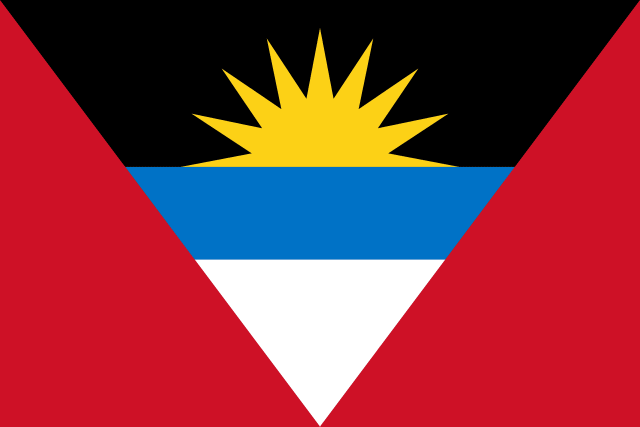
#> input picture videos/03-bandeiras-195/bandeiras/ag.png, 1280 x 853 px, given in place of ag.png.png, which was not available (shown at 1/2 size)
$ python -i build_bandeiras.py   (imports and definitions only)
#> lines starting #> are read from the running program, lines starting #| are printed output that depends on the picture
"""Quiz Palito — "Adivinhe 195 países pela bandeira" (fácil, médio, difícil; 3 s por bandeira).

Reaproveita o build.py do quiz de países (Palito, selo, sons, barra, mixagem) com telas próprias.
Uso: py -3 build_bandeiras.py assets quiz-palito-bandeiras.mp4
     py -3 build_bandeiras.py --previa      (só salva imagens das telas em previa/)
"""
import json, math, os, subprocess, sys, tempfile
from PIL import Image, ImageDraw, ImageFilter

# [1 line that did not run here, left out]
HERE = os.path.dirname(os.path.abspath(__file__))
BASE = os.path.dirname(HERE)
# [1 line that did not run here, left out]
import build as b

# [1 line that did not run here, left out]
# [1 line that did not run here, left out]
# [1 line not run here, left out]
# [1 line that did not run here, left out]

COUNT = 3.0        # segundos para responder
POP = 0.3          # bandeira entrando
REVEAL_MIN = 2.4
# [1 line that did not run here, left out]

NIVEL = {  # cor da faixa, fundo (topo, base), cores do "sol" da vinheta
    "FÁCIL": ((40, 190, 90), (0, 170, 150), (14, 60, 80), ((70, 210, 110), (30, 160, 70))),
    "MÉDIO": ((255, 140, 0), (34, 86, 196), (18, 32, 84), ((255, 170, 30), (245, 120, 0))),
    "DIFÍCIL": ((235, 50, 50), (120, 50, 170), (40, 16, 70), ((240, 80, 80), (200, 30, 40))),
}
FLAG_C = (860, 500)
FLAG_MAX = (1040, 560)

_bg = {}


# [14 lines left out: function fundo, not called in this run]


def cartao(code, scale=1.0):
    """Bandeira com moldura branca, borda azul e sombra."""
#> called with code = 'bandeiras/ag.png', scale = 1
    fl = Image.open(os.path.join(HERE, "bandeiras", f"{code}.png")).convert("RGBA")
    r = min(FLAG_MAX[0] / fl.width, FLAG_MAX[1] / fl.height) * scale
#> r = 0.657
    fl = fl.resize((max(1, int(fl.width * r)), max(1, int(fl.height * r))), Image.LANCZOS)
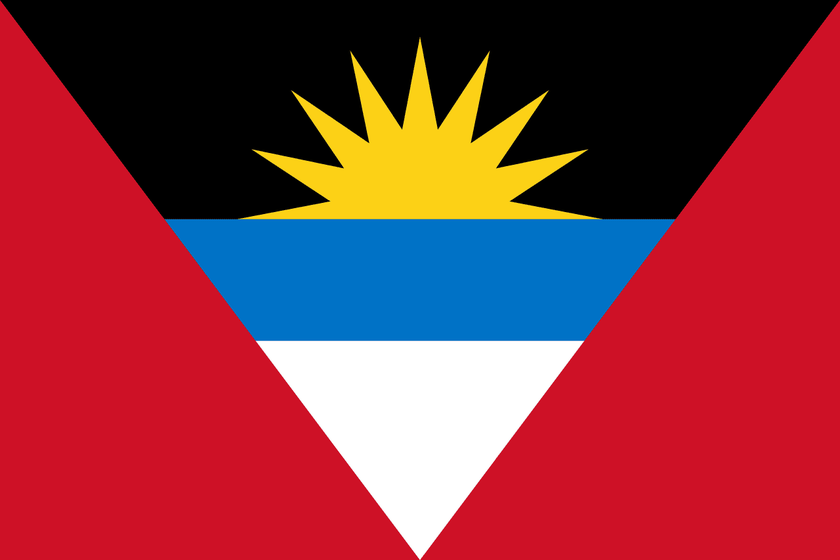
#> fl: PIL image 840x560 RGBA; mean R, G, B, A 136.5, 52, 61.3, 255
    m = max(6, int(18 * scale))
    card = Image.new("RGBA", (fl.width + 2 * m + 40, fl.height + 2 * m + 50), (0, 0, 0, 0))
#> card: PIL image 916x646 RGBA; every value is 0
    sh = Image.new("RGBA", card.size, (0, 0, 0, 0))
    ImageDraw.Draw(sh).rounded_rectangle([20, 34, 20 + fl.width + 2 * m, 34 + fl.height + 2 * m], 24, fill=(0, 0, 0, 110))
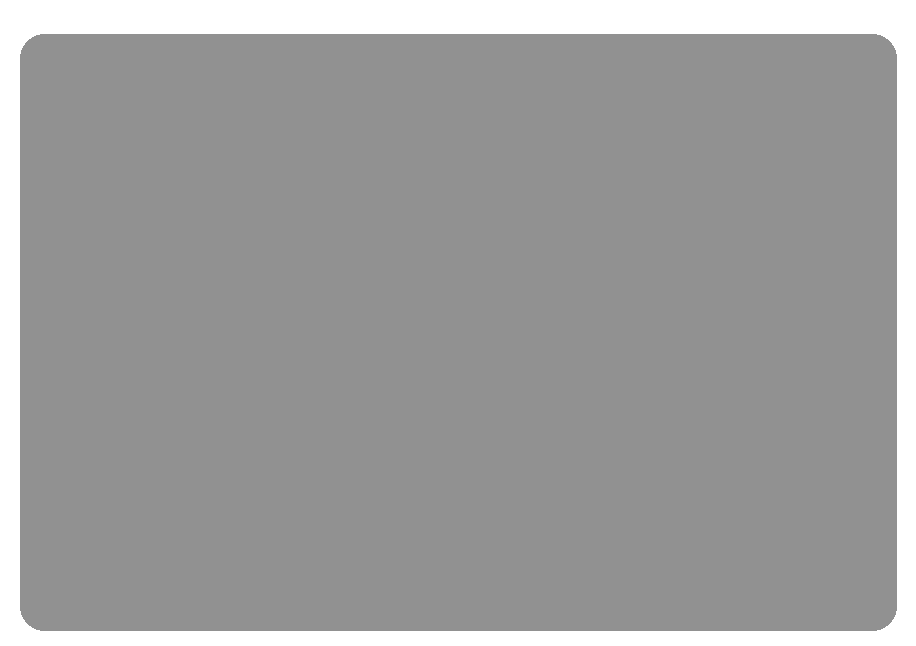
#> sh: PIL image 916x646 RGBA; mean R, G, B, A 0, 0, 0, 97.2; transparent parts drawn white
    card.alpha_composite(sh.filter(ImageFilter.GaussianBlur(10)))
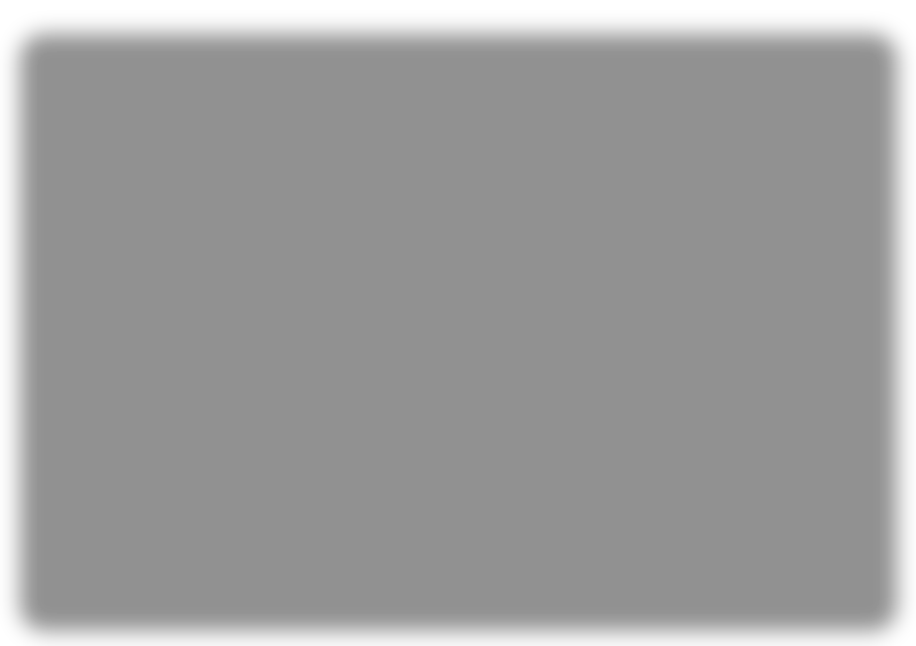
#> card: PIL image 916x646 RGBA; mean R, G, B, A 0, 0, 0, 97.2; transparent parts drawn white
    d = ImageDraw.Draw(card)
#> (the run stopped early here; a loop or call above may not have finished)
